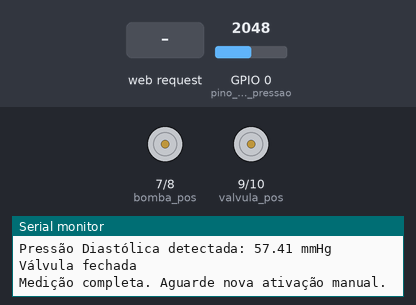
A sketch run on a simulated ESP32-S3. Shown: motor-driver pin pairs drawn as motors (green arrow = first pin HIGH = forward, orange = second pin HIGH = backward, longer = more drive), the last lines printed to the serial monitor. The inputs (shaded band) are chosen by the test bench; at power-on: GPIO 0 (pino_sensor_pressao) = 2048. WiFi joins after 1.5 s; servers stay silent unless stated.

Above: at 3.2 s.
3.3 s: HTTP request GET /turnOnMotor received
At 3.7 s:
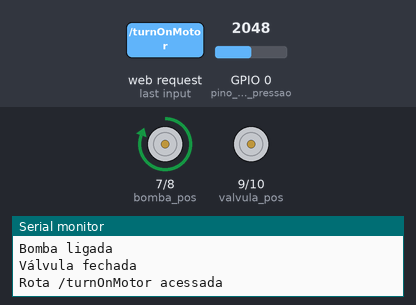
6.3 s: HTTP request GET /turnOffMotor received
At 7.2 s:
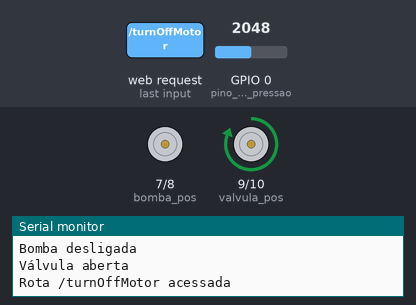
Timing chart, 0 to 9.3 s (numbered marks = the images above; inputs shaded):
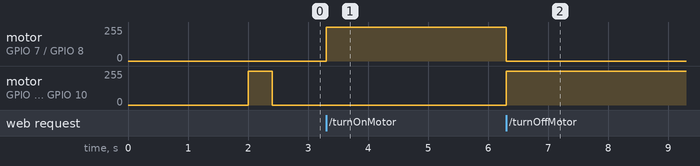

Measured:
- after the input at 3.3 s, motor on GPIO 7 (bomba_pos) / GPIO 8 (bomba_neg): stopped → forward 255/255 at once
- after the input at 6.3 s, motor on GPIO 7 (bomba_pos) / GPIO 8 (bomba_neg): forward 255/255 → stopped at once; motor on GPIO 9 (valvula_pos) / GPIO 10 (valvula_neg): stopped → forward 255/255 at once

The sketch:

espcore.ino
```cpp
#include <WiFi.h>
#include <WebServer.h>
#include "freertos/FreeRTOS.h"
#include "freertos/task.h"

// Configuração de WiFi
const char *ssid = "Martins Wifi6";
const char *password = "17031998";

// Configuração do sensor de pressão arterial
const int pino_sensor_pressao = 0;
const int janela_media_movel = 10;
const int janela_savitzky_golay = 7;
const int ganho = 23;
const float sensibilidade = 1.875;

// Pinos para controle da bomba e válvula
const int bomba_pos = 7;
const int bomba_neg = 8;
const int valvula_pos = 9;
const int valvula_neg = 10;

// Pressões de referência
const float pressao_alvo = 240.0;

// Variáveis para detecção de pressão sistólica e diastólica
float linha_base = 0;
float sistolica = 0;
float diastolica = 0;
bool sistolica_detectada = false;
bool diastolica_detectada = false;
bool inflando = true;

// Buffers e variáveis de aquisição de dados
float mediaMovelBuffer[10] = {0};
int mediaMovelIndex = 0;
float savitzkyGolayBuffer[7] = {0};
int savitzkyGolayIndex = 0;
bool updatingData = false;
unsigned long lastSampleTime = 0;
unsigned long acquisitionRate = 50;

// Configuração do servidor web
WebServer server(80);

// Tarefa FreeRTOS para aquisição de dados
TaskHandle_t vADCTaskHandle = NULL;

// Função para ler o valor do sensor de pressão
float readPressureSensor() {
  int valor_bruto = analogRead(pino_sensor_pressao);
  float tensao = (valor_bruto / 4095.0) * 3.3;
  float tensao_sensor = tensao / ganho;
  float pressao_kpa = tensao_sensor / (sensibilidade / 1000.0);
  return pressao_kpa * 7.50062; // Converte para mmHg
}

// Filtro de Média Móvel
float filtroMediaMovel(float novo_valor) {
  mediaMovelBuffer[mediaMovelIndex] = novo_valor;
  mediaMovelIndex = (mediaMovelIndex + 1) % janela_media_movel;

  float soma = 0;
  for (int i = 0; i < janela_media_movel; i++) {
    soma += mediaMovelBuffer[i];
  }
  return soma / janela_media_movel;
}

// Filtro Savitzky-Golay
float filtroSavitzkyGolay(float novo_valor) {
  savitzkyGolayBuffer[savitzkyGolayIndex] = novo_valor;
  savitzkyGolayIndex = (savitzkyGolayIndex + 1) % janela_savitzky_golay;

  const int coef[7] = {-3, 12, 17, 12, -3, -7, 2};
  float resultado = 0;
  for (int i = 0; i < janela_savitzky_golay; i++) {
    resultado += coef[i] * savitzkyGolayBuffer[(savitzkyGolayIndex + i) % janela_savitzky_golay];
  }
  return resultado / 35.0;
}

// Função para controlar a bomba
void controlarBomba(bool ligar) {
  if (ligar) {
    digitalWrite(bomba_pos, HIGH);
    digitalWrite(bomba_neg, LOW);
    Serial.println("Bomba ligada");
  } else {
    digitalWrite(bomba_pos, LOW);
    digitalWrite(bomba_neg, LOW);
    Serial.println("Bomba desligada");
  }
}

// Função para controlar a válvula
void controlarValvula(bool abrir) {
  if (abrir) {
    digitalWrite(valvula_pos, HIGH);
    digitalWrite(valvula_neg, LOW);
    Serial.println("Válvula aberta");
  } else {
    digitalWrite(valvula_pos, LOW);
    digitalWrite(valvula_neg, LOW);
    Serial.println("Válvula fechada");
  }
}

// Função para detectar pressão sistólica e diastólica
void detectar_pressao(float oscilacao, float linha_base) {
  float limiar_sistolica = 0.25 * oscilacao;
  float limiar_diastolica = 0.1 * oscilacao;

  if (!sistolica_detectada && oscilacao > limiar_sistolica) {
    sistolica = linha_base;
    sistolica_detectada = true;
    Serial.print("Pressão Sistólica detectada: ");
    Serial.print(sistolica);
    Serial.println(" mmHg");
  }

  if (sistolica_detectada && !diastolica_detectada && oscilacao < limiar_diastolica) {
    diastolica = linha_base;
    diastolica_detectada = true;
    Serial.print("Pressão Diastólica detectada: ");
    Serial.print(diastolica);
    Serial.println(" mmHg");

    // Desativa o processo de desinflação e mantém valores
    controlarValvula(false); // Fecha a válvula ao final da medição
    Serial.println("Medição completa. Aguarde nova ativação manual.");
  }
}

// Tarefa FreeRTOS para aquisição de dados do sensor de pressão arterial
void vADCTask(void *pvParameters) {
  while (1) {
    if (updatingData) {
      if (millis() - lastSampleTime >= acquisitionRate) {
        lastSampleTime = millis();
        float vADCvalue = readPressureSensor();
        Serial.print("vADC valor lido: ");
        Serial.println(vADCvalue);
      }
    }
    vTaskDelay(10 / portTICK_PERIOD_MS);
  }
}

void setup() {
  Serial.println("Bomba desligada");
  pinMode(bomba_pos, OUTPUT);
  pinMode(bomba_neg, OUTPUT);
  pinMode(valvula_pos, OUTPUT);
  pinMode(valvula_neg, OUTPUT);
  pinMode(pino_sensor_pressao, INPUT);
  Serial.begin(115200);

  WiFi.begin(ssid, password);
  while (WiFi.status() != WL_CONNECTED) {
    Serial.println("Conectando ao WiFi...");
    delay(1000);
  }
  Serial.println("Conectado ao WiFi");
  Serial.print("Endereço IP: ");
  Serial.println(WiFi.localIP());

  // Configuração das rotas HTTP com CORS habilitado
  server.on("/", HTTP_GET, []() {
    server.sendHeader("Access-Control-Allow-Origin", "*");
    server.send(200, "text/plain", "Bem-vindo ao servidor ESP32");
  });

  server.on("/vADCvalue", HTTP_GET, []() {
    server.sendHeader("Access-Control-Allow-Origin", "*");
    float vADCvalue = readPressureSensor();
    server.send(200, "text/plain", String(vADCvalue, 4));
    Serial.println("Rota /vADCvalue acessada - valor enviado");
  });

  server.on("/turnOnMotor", HTTP_GET, []() {
    server.sendHeader("Access-Control-Allow-Origin", "*");
    controlarBomba(true);
    controlarValvula(false);
    server.send(200, "text/plain", "Motor ligado e válvula fechada");
    Serial.println("Rota /turnOnMotor acessada");
  });

  server.on("/turnOffMotor", HTTP_GET, []() {
    server.sendHeader("Access-Control-Allow-Origin", "*");
    controlarBomba(false);
    controlarValvula(true);
    server.send(200, "text/plain", "Motor desligado e válvula aberta");
    Serial.println("Rota /turnOffMotor acessada");
  });

  server.on("/startMeasurement", HTTP_GET, []() {
    server.sendHeader("Access-Control-Allow-Origin", "*");
    updatingData = true;
    server.send(200, "text/plain", "Medição iniciada");
    Serial.println("Medição iniciada");
  });

  server.on("/stopMeasurement", HTTP_GET, []() {
    server.sendHeader("Access-Control-Allow-Origin", "*");
    updatingData = false;
    server.send(200, "text/plain", "Medição parada");
    Serial.println("Medição parada");
  });

  server.begin();
  Serial.println("Servidor iniciado");

  xTaskCreate(vADCTask, "vADCTask", 4096, NULL, 1, &vADCTaskHandle);
}

void loop() {
  server.handleClient();

  static unsigned long lastPressureSampleTime = 0;
  if (millis() - lastPressureSampleTime >= 200) {
    lastPressureSampleTime = millis();

    float pressao_atual = readPressureSensor();
    if (inflando) {
      if (pressao_atual >= pressao_alvo) {
        controlarBomba(false);
        controlarValvula(true);
        inflando = false;
        Serial.println("Pressão alvo alcançada - iniciando deflação");
      }
    } else {
      float pressao_linha_base = filtroMediaMovel(pressao_atual);
      float sinal_oscilacao = pressao_atual - pressao_linha_base;
      float oscilacao_filtrada = filtroSavitzkyGolay(sinal_oscilacao);
      detectar_pressao(oscilacao_filtrada, pressao_linha_base);
    }
  }
}
```
